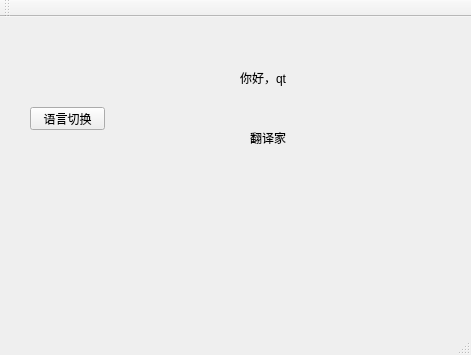
<?xml version="1.0" encoding="UTF-8"?>
<ui version="4.0">
 <class>MainWindow</class>
 <widget class="QMainWindow" name="MainWindow">
  <property name="geometry">
   <rect>
    <x>0</x>
    <y>0</y>
    <width>471</width>
    <height>355</height>
   </rect>
  </property>
  <property name="windowTitle">
   <string>MainWindow</string>
  </property>
  <widget class="QWidget" name="centralWidget">
   <widget class="QLabel" name="label">
    <property name="geometry">
     <rect>
      <x>240</x>
      <y>30</y>
      <width>141</width>
      <height>61</height>
     </rect>
    </property>
    <property name="text">
     <string>你好，qt</string>
    </property>
   </widget>
   <widget class="QLabel" name="label_2">
    <property name="geometry">
     <rect>
      <x>250</x>
      <y>90</y>
      <width>161</width>
      <height>61</height>
     </rect>
    </property>
    <property name="text">
     <string>翻译家</string>
    </property>
   </widget>
   <widget class="QPushButton" name="translateButton">
    <property name="geometry">
     <rect>
      <x>30</x>
      <y>90</y>
      <width>75</width>
      <height>23</height>
     </rect>
    </property>
    <property name="text">
     <string>语言切换</string>
    </property>
   </widget>
  </widget>
  <widget class="QMenuBar" name="menuBar">
   <property name="geometry">
    <rect>
     <x>0</x>
     <y>0</y>
     <width>471</width>
     <height>23</height>
    </rect>
   </property>
  </widget>
  <widget class="QToolBar" name="mainToolBar">
   <attribute name="toolBarArea">
    <enum>TopToolBarArea</enum>
   </attribute>
   <attribute name="toolBarBreak">
    <bool>false</bool>
   </attribute>
  </widget>
  <widget class="QStatusBar" name="statusBar"/>
 </widget>
 <layoutdefault spacing="6" margin="11"/>
 <resources/>
 <connections/>
</ui>
